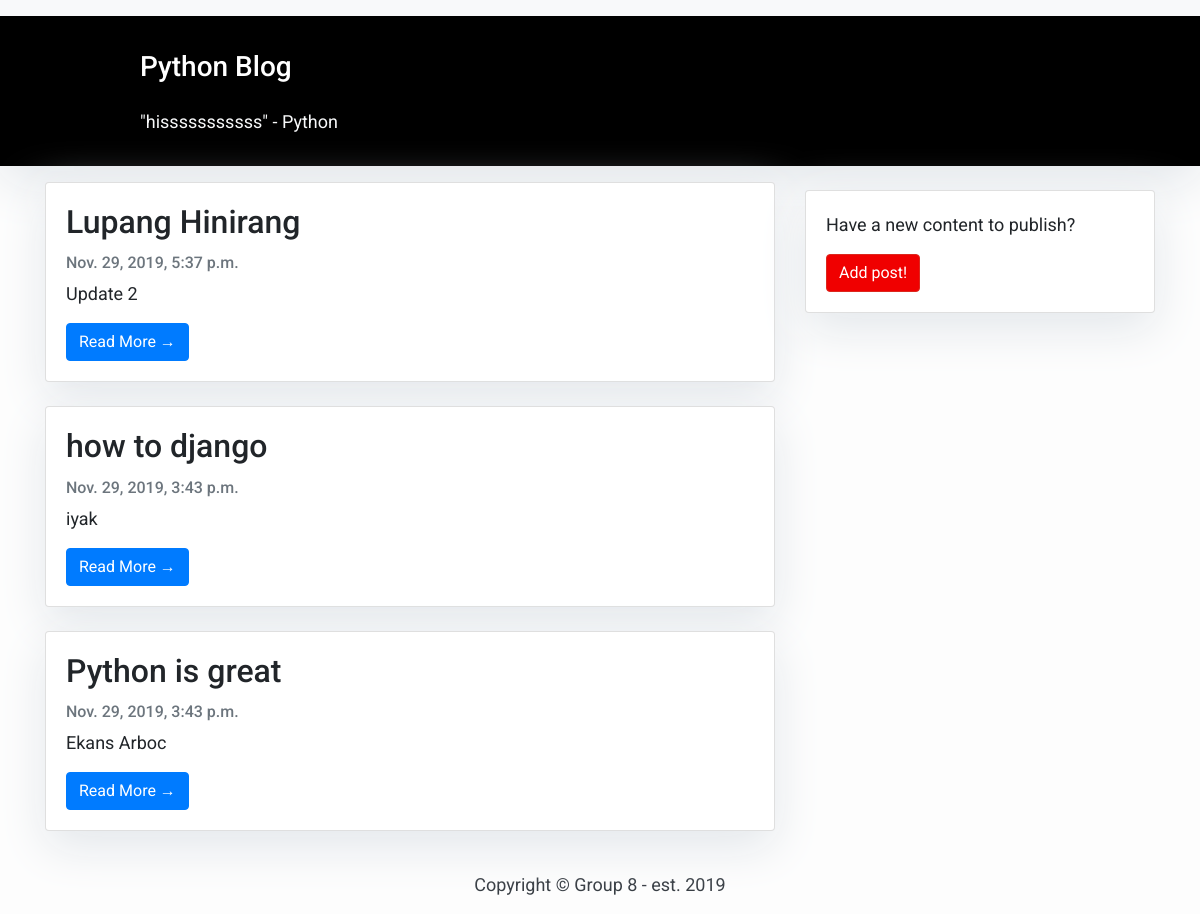
Before: / with the older database file.
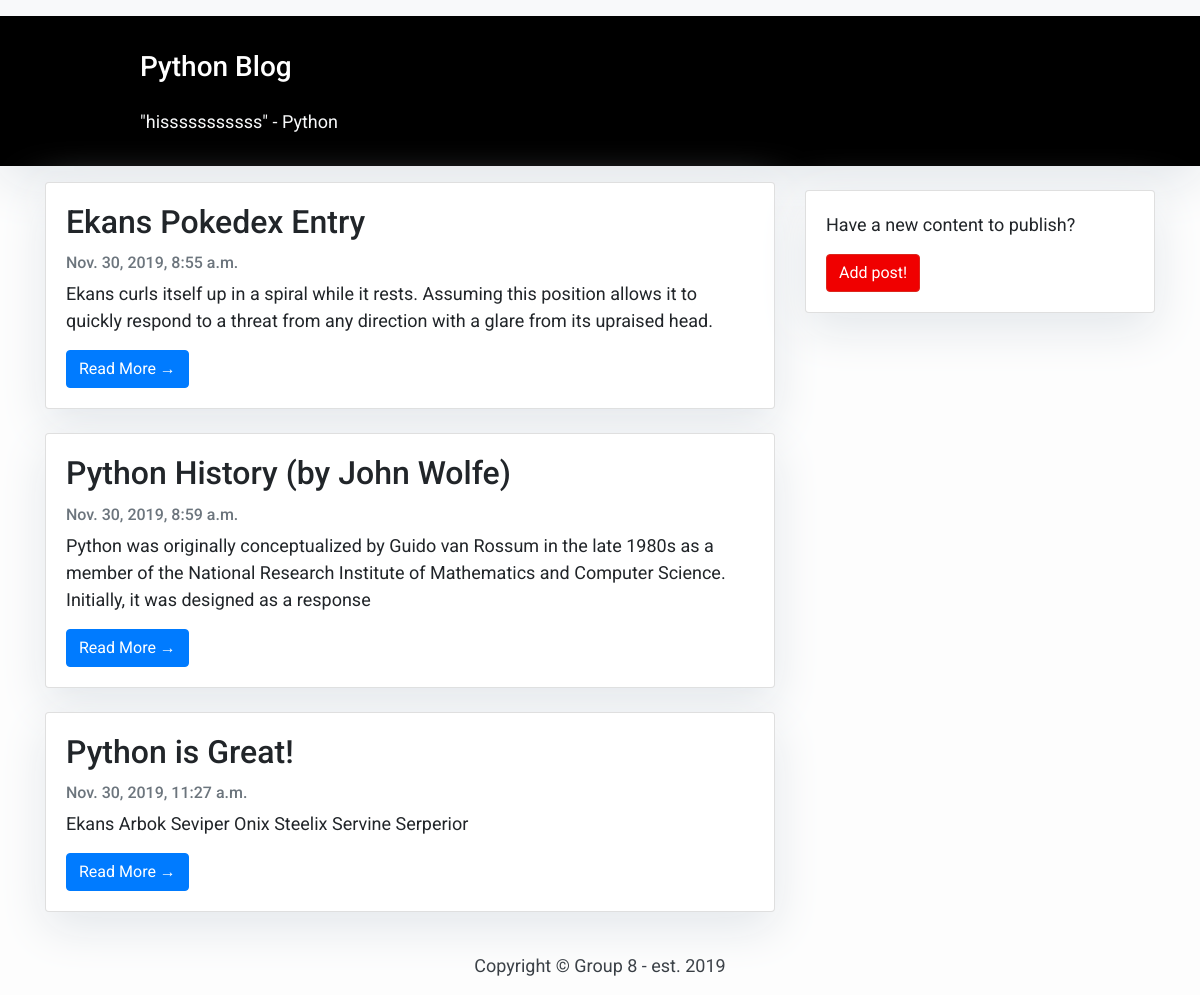
After: the same page with the newer database file.
### blog/models.py (models this page shows)
class Post(models.Model):
    title       = models.CharField(max_length=200, verbose_name='Event Title')
    create_date = models.DateTimeField(auto_now=True)
    update_date = models.DateTimeField(auto_now=True)
    content     = models.TextField()

### blog/views.py (the view)
# urls.py: url(r'^$', index, name='index'),
def index(request):
	template    = 'list.html'
	posts       = Post.objects.all()
	context = {
		'posts':posts,
	}
	return render(request, template, context)

### templates/list.html (shortened to what this page needs)
{% extends "base.html" %}
{% block content %}
<header class="masthead">
    <div class="container">
        <div class="row">
            <div class=" col-md-8 col-md-10 mx-auto">
                <div class="site-heading">
                    <h3 class=" site-heading my-4 mt-3 text-white"> Python Blog </h3>
                    <p class="text-light"> "hisssssssssss" - Python &nbsp
                    </p>
                </div>
            </div>
        </div>
    </div>
</header>
<div class="container">
    <div class="row">
        <div class="col-md-8 mt-3 left">
            {% for post in posts %}
            <div class="card mb-4">
                <div class="card-body">
                    <h2 class="card-title">{{ post.title }}</h2>
                    <p class="card-text text-muted h6">{{ post.create_date }} </p>
                    <p class="card-text">{{post.content|slice:":200" }}</p>
                    <a href="{% url 'blog:view-post' post.id  %}" class="btn btn-primary">Read More &rarr;</a>
                </div>
            </div>
            {% endfor %}
        </div>
        {% block sidebar %} {% include 'sidebar.html' %} {% endblock sidebar %}
    </div>
</div>
{%endblock%}

### templates/base.html (shortened to what this page needs)
<!DOCTYPE html>
<html>
    <head>
        <link rel="stylesheet" href="https://maxcdn.bootstrapcdn.com/bootstrap/4.0.0/css/bootstrap.min.css"
 />
    </head>
    <body>
        <nav class="navbar navbar-expand-lg navbar-light bg-light shadow" id="mainNav">
        </nav>
        {% block content %}
        {% endblock content %}
        <footer class="py-3 bg-grey">
            <p class="m-0 text-dark text-center ">Copyright &copy; Group 8 - est. 2019</p>
        </footer>
    </body>
</html>

### templates/sidebar.html (shortened to what this page needs)
{% block sidebar %}
<div class="col-md-4 float-right ">
<div class="card my-4">
    <div class="card-body">
        <p class="card-text">Have a new content to publish?</p>
        <a href="{% url 'blog:add-post' %}"
           class="btn btn-danger">Add post!</a>
    </div>
</div>
</div>
{% endblock sidebar %}

### templates/base.html (style rules this page uses)
body { font-family: "Roboto", sans-serif; font-size: 17px; background-color: #fdfdfd; }
.shadow { box-shadow: 0 4px 2px -2px rgba(0, 0, 0, 0.1); }
.btn-danger { color: #fff; background-color: #f00000; border-color: #dc281e; }
.masthead { background: #000000; height: auto; padding-bottom: 15px; box-shadow: 0 16px 48px #E3E7EB; padding-top: 10px; }

### templates/list.html (style rules this page uses)
body { font-family: "Roboto", sans-serif; font-size: 18px; background-color: #fdfdfd; }
.card { box-shadow: 0 16px 48px #E3E7EB; }

### templates/sidebar.html (style rules this page uses)
.card { box-shadow: 0 16px 48px #E3E7EB; }

Changed rows visible on the page:
removed Post: title "Lupang Hinirang", create_date "Nov. 29, 2019, 5:37 p.m.", content "Update 2"
removed Post: title "how to django", create_date "Nov. 29, 2019, 3:43 p.m.", content "iyak"
removed Post: title "Python is great", create_date "Nov. 29, 2019, 3:43 p.m.", content "Ekans Arboc"
added Post: title "Ekans Pokedex Entry", create_date "Nov. 30, 2019, 8:55 a.m.", content "Ekans curls itself up in a spiral while it rests. Assuming this position allows it to quickly respond to a threat from any direction with a glare from its upraised head."
added Post: title "Python History (by John Wolfe)", create_date "Nov. 30, 2019, 8:59 a.m.", content "Python was originally conceptualized by Guido van Rossum in the late 1980s as a member of the National Research Institute of Mathematics and Computer Science. Initially, it was designed as a response"
added Post: title "Python is Great!", create_date "Nov. 30, 2019, 11:27 a.m.", content "Ekans Arbok Seviper Onix Steelix Servine Serperior"
